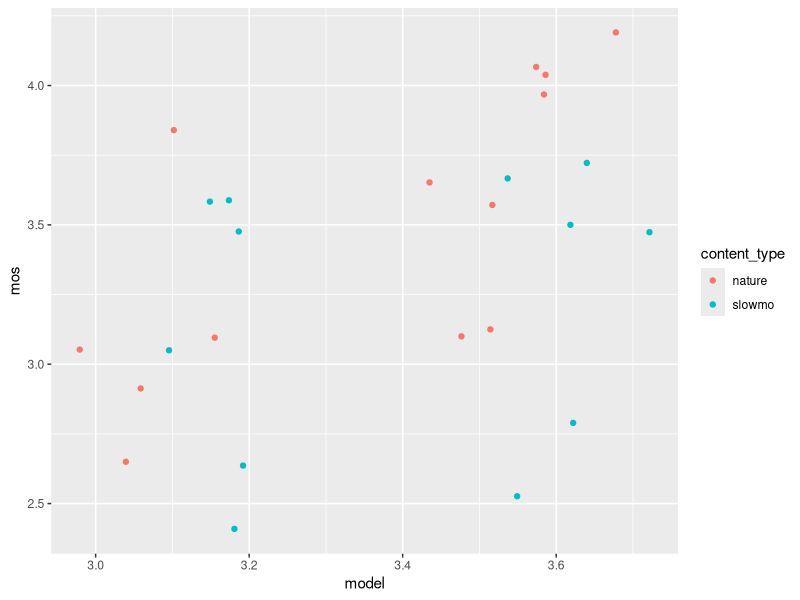
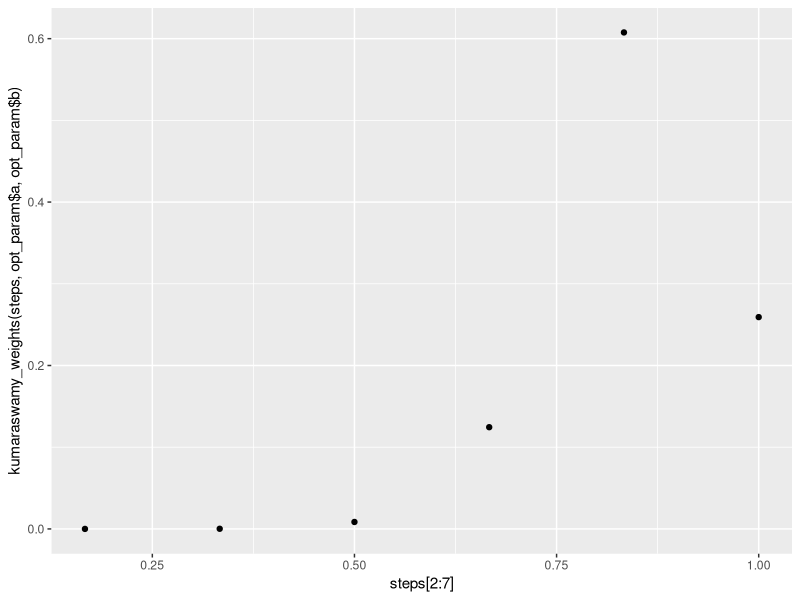

The R script that drew these images, in order:
library(tidyverse)
library(ggpubr)
library(ordinal)
library(optimx)
library(stats)
library(data.table)
library(boot)

#Here choose the csv, it can be with real p1204 or desired only
all_data <- read_csv("phase4_current_results_p1204.csv", col_types = "fnnnnnnnnnnnncc")
#Here choose for which data you want the model: 
#n<8 for all data, n==7 for only full weeks and n<7 for only unfull weeks
data_by_weeks_n <- all_data  %>% filter(n == 7)
#Here choose what content you want: 
#n < 26 for all content, n < 14 for nature only and n > 13 for slowmo only
data_by_weeks <- data_by_weeks_n %>% filter(week < 26)
#if you want to exclude some testers you can do this after this line

# Clean data (tester excluding)  ============================

#data_by_weeks <- data_by_weeks[!(data_by_weeks$external_id %in% c("f1308", "bb8d0", "343ab", "9d7d1", "3fe63", "57ea9")), ]

# Different classes of weighting functions ============================
kumaraswamy_weights <- function(steps, a, b){
  kum_weights <- rep(0, length(steps) - 1)
  for (i in 2:length(steps)){
    kum_weights[i-1] = (1 - steps[i-1]^a)^b - (1 - steps[i]^a)^b
  }
  return(kum_weights)
}

kum_par <- c(1,1, 0.6,1, 0.9,1, 1,0.5, 5,0.9, 0.5,0.5, 0.9,0.9, 5,5, 3,6, 2,6)
dim(kum_par) <- c(2, 10)
kum_par <- t(kum_par)
colnames(kum_par) <- c("a", "b")

f_mean <- function(x) {
  tmp <- x[,1]
  tmp[is.na(x[,1])] <- 0
  norm <- rep(1, nrow(x))
  norm[is.na(x[,1])] <- 0
  for (i in c(2:6)){
    tmp_norm <- rep(1, nrow(x))
    tmp_norm[is.na(x[,i])] <- 0
    norm <- norm + tmp_norm
    tmp_na <- x[,i]
    tmp_na[is.na(tmp_na)] <- 0
    tmp <- tmp + tmp_na
  }
  return(tmp / norm)
}

f_min <- function(x) {
  tmp <- x[,1]
  tmp[is.na(x[,1])] <- Inf  # Initialize with positive infinity
  for (i in c(2:6)){
    tmp_na <- x[,i]
    tmp_na[is.na(tmp_na)] <- Inf  # Treat missing values as positive infinity
    tmp <- pmin(tmp, tmp_na)  # Calculate the element-wise minimum
  }
  tmp[tmp == Inf] <- NA  # Replace positive infinity with NA
  return(tmp)
}

data_by_weeks$f_mean = f_mean(as.matrix(data_by_weeks[,c("mo", "tu", "we", "th", "fr", "sa")]))
data_by_weeks$f_min = f_min(as.matrix(data_by_weeks[,c("mo", "tu", "we", "th", "fr", "sa")]))
data_by_weeks$os <- factor(data_by_weeks$q2, ordered = TRUE, 
                           levels = c(1, 2, 3, 4, 5))

steps <- c(0, 1/6, 2/6, 3/6, 4/6, 5/6, 6/6)

f_kum <- function(x, steps, a, b) {
  norm_vec <- t(replicate(nrow(x), kumaraswamy_weights(steps, a, b)))
  norm_vec[is.na(x)] <- 0
  rowSums(x * norm_vec, na.rm = TRUE) / rowSums(norm_vec)
}

objective_fun <- function(params, df, steps) {
  a <- params[1]
  b <- params[2]
  
  df$tmp <- f_kum(as.matrix(df[,c("mo", "tu", "we", "th", "fr", "sa")]), 
                  steps, a, b)
  
  model <- clm(os ~ tmp, data = df, family = "binomial")  
  
  return(AIC(model))  
}

best_AIC <- 10^9
opt_param <- 0
for (i in 1:nrow(kum_par)){
  init_params <- kum_par[i,]
  lower_bounds <- c(0.00001, 0.00001)
  opt_data <- data_by_weeks 
  
  opt_result <- optimx(init_params, objective_fun, method="L-BFGS-B", 
                       lower=lower_bounds, df = opt_data, steps = steps)
  
  best_params <- opt_result
  print(best_params)
  if (best_params$value < best_AIC)
  {
    best_AIC <- best_params$value
    opt_param <- best_params
  }
}

data_by_weeks$f_best_fun <- f_kum(as.matrix(
  data_by_weeks[,c("mo", "tu", "we", "th", "fr", "sa")]), 
  steps, opt_param$a, opt_param$b)
opt_model <- clm(os ~ f_best_fun, data = data_by_weeks)
summary(opt_model)

cor_plot_data <- data_by_weeks %>%
  filter(n == 7) %>%
  group_by(week) %>%
  summarize(f_best_fun = first(f_best_fun), mos = mean(q2))

predicted_probs <- predict(opt_model, newdata = cor_plot_data, type = "prob")
# Convert predicted_probs from list to matrix
predicted_probs_matrix <- do.call(rbind, predicted_probs)
# Create a vector of weights
weights <- matrix(rep(c(1,2,3,4,5), nrow(cor_plot_data)), nrow = nrow(cor_plot_data), ncol = 5, byrow = TRUE)
# Calculate the weighted mean of the probabilities
cor_plot_data$model <- rowSums(predicted_probs_matrix * weights) 
cor_plot_data %>%
  mutate(content_type = ifelse(week < 14, "nature", "slowmo")) %>%
  ggplot(aes(model, mos, color = content_type)) + geom_point()

ggplot(NULL, aes(steps[2:7], kumaraswamy_weights(steps, opt_param$a, opt_param$b))) + 
  geom_point()


AIC(opt_model)
summary(opt_model)


glz_data <- data_by_weeks
glz_data$os <- factor(glz_data$q2, ordered = TRUE,levels = c(1, 2, 3, 4, 5))
model_glz1 <- clm(os ~ mo + tu + we + th + fr + sa, data = glz_data, family = "binomial")  
AIC(model_glz1)
summary(model_glz1)

glz_data %<>%
  mutate(motu = (mo + tu)/2) %>%
  mutate(weth = (we + th)/2) %>%
  mutate(frsa = (fr + sa)/2)
model_glz2 <- clm(os ~ motu + weth + frsa, data = glz_data, family = "binomial")  
AIC(model_glz2)
summary(model_glz2)

model_mean <- clm(os ~ f_mean, data = data_by_weeks, family = "binomial")
summary(model_mean)

model_min <- clm(os ~ f_min, data = data_by_weeks, family = "binomial")
summary(model_min)


AIC(model_min)
AIC(model_mean)
AIC(model_glz1)
AIC(model_glz2)
AIC(opt_model) + 4



  
